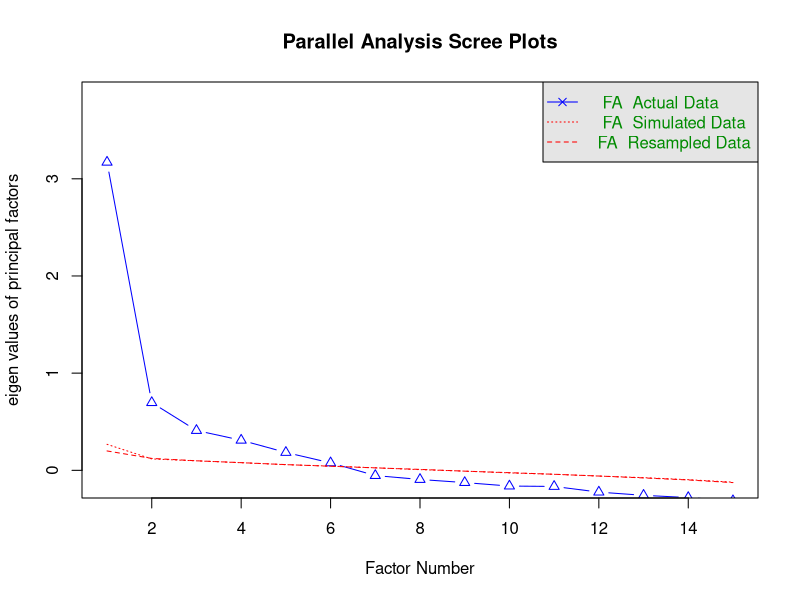
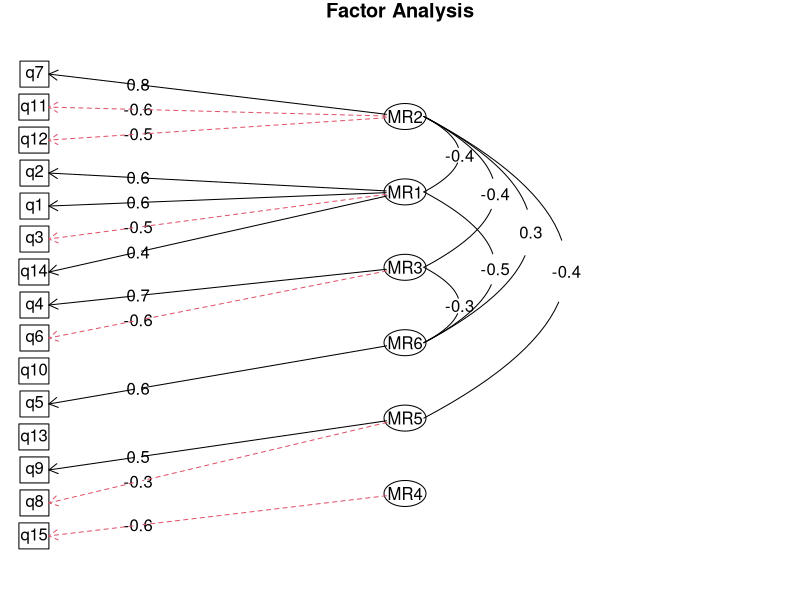
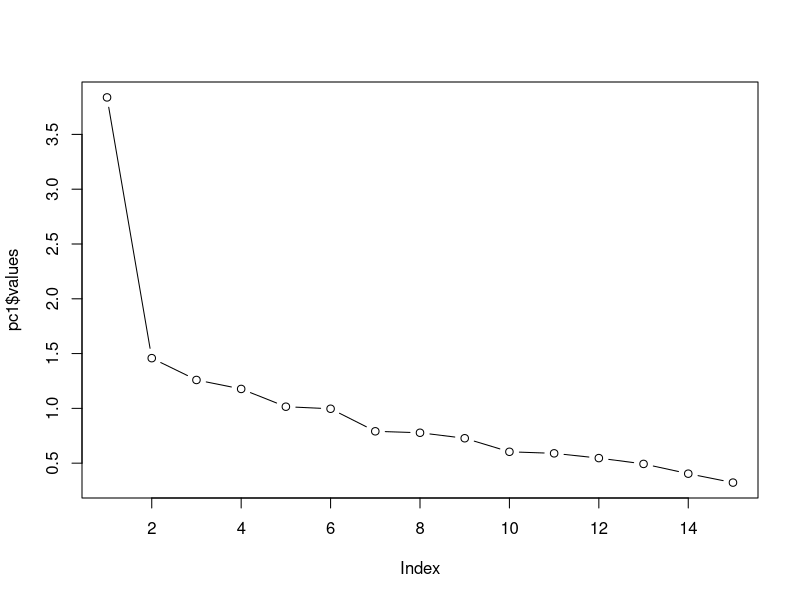

The R script that drew these images, in order:
## ---- chunk 1
knitr::opts_chunk$set(echo = TRUE)
## ---- chunk 2
library(readxl)
library(dplyr)
survey <- read_excel('WV6.xlsx') # load data
mydata <- select(survey, 11,12,24,25,57,58,62,102,104,201,306,307,309,311,319) # select questions
## ---- chunk 3
library(tidyverse)
names(mydata)[1] <- "q1"
names(mydata)[2] <- "q2"
names(mydata)[3] <- "q3"
names(mydata)[4] <- "q4"
names(mydata)[5] <- "q5"
names(mydata)[6] <- "q6"
names(mydata)[7] <- "q7"
names(mydata)[8] <- "q8"
names(mydata)[9] <- "q9"
names(mydata)[10] <- "q10"
names(mydata)[11] <- "q11"
names(mydata)[12] <- "q12"
names(mydata)[13] <- "q13"
names(mydata)[14] <- "q14"
names(mydata)[15] <- "q15" # rename column names
mydata[mydata < 0] <- NA # replace negative values with NA
mydata <- drop_na(mydata) # Drop rows containing missing values
## ---- chunk 4
library(psych) 
library(GPArotation)
parallel <- fa.parallel(mydata, fm = 'minres', fa = 'fa') # parallel analysis
## ---- chunk 5
fourfactor <- fa(mydata,nfactors = 4,rotate = "oblimin",fm="minres") # 4 factor analysis
print(fourfactor)
## ---- chunk 6
sixfactor <- fa(mydata,nfactors = 6,rotate = "oblimin",fm="minres") # 6 factor analysis
print(sixfactor$loadings,cutoff = 0.3)
fa.diagram(sixfactor)
## ---- chunk 7
library(corpcor)
suvMatrix <- cor(mydata) # create a mtrix to show correlations
head(round(suvMatrix, 2))
cortest.bartlett(mydata) # run Bartlett’s test
## ---- chunk 8
det(suvMatrix) # get the determinant
## ---- chunk 9
pc1 <- principal(mydata, nfactors=15, rotate="none")
plot(pc1$values, type="b") # scree plot
## ---- chunk 10
pc2 <- principal(mydata, nfactors=6, rotate="none")
# factor.model(pc2$loadings)
residuals<-factor.residuals(suvMatrix, pc2$loadings)
residuals<-as.matrix(residuals[upper.tri(residuals)])
## ---- chunk 11
large.resid<-abs(residuals) > 0.05
# proportion of the large residuals
sum(large.resid)/nrow(residuals)
## ---- chunk 12
pc3 <- principal(mydata, nfactors=6, rotate="varimax")
print.psych(pc3, cut = 0.3, sort = TRUE) #displaying only loadings above .3
